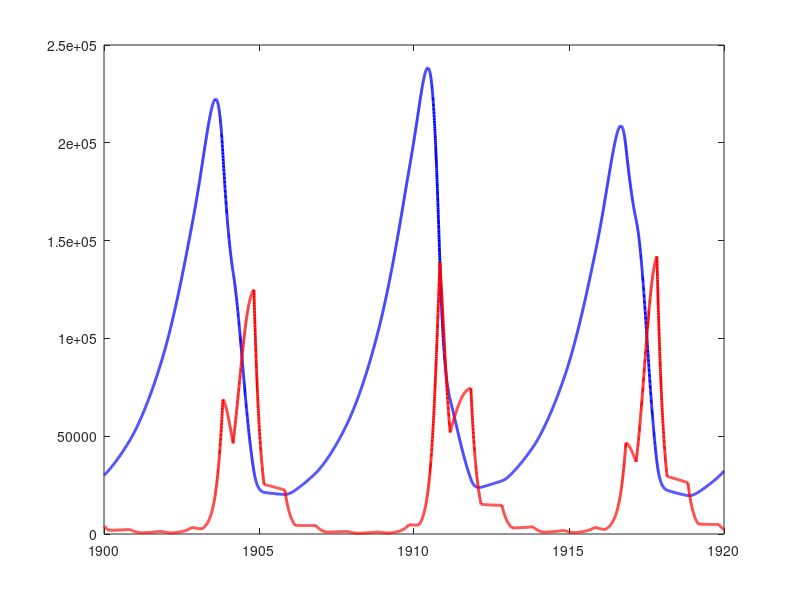

The MATLAB source for this figure: (Note: this script raises an error after producing the figure.)
clear; clf;
dayVec = [];
%################
%%% Variables %%%
%################
rPop = 30000; % rabbit starting/current population
fPop = 4000; % fox starting/current population  
totalPop = (fPop + rPop);

%%% RABBITS %%%
a = 0.0069 / 4; % growth rate
b = 0.011 / 4 / totalPop; % death rate due to foxes
rVec = []; % for plotting

%%% FOXES %%%
g = 0.008 / 4; % starve rate 
d = 0.01 / 4 / totalPop; % growth rate
h = 0.013; % hunted rate (only nov->feb) [with margin it is 1%]
fVec = []; % for plotting

%%% WORLD %%%
endingTime = 365*20; % how many years
dayN = 1;
dayV = [];

%################
%%% Simulation %%
%################

for day = 1:endingTime
    % updating vectors
    rVec = [rVec, rPop];
    fVec = [fVec, fPop];
    
    % goes through equations
    rChange = round((a * rPop) - (b * fPop * rPop));
    
    %%% Accounts for fox hunting when necessary
    if (dayN >= 305) || (dayN <= 59)
        fChange = round((-g * fPop) + (d * fPop * rPop) - (h * fPop));
    else
        fChange = round(((-g * fPop) + (d * fPop * rPop)));
    endif
    
    %%% resets days if needed 
    if (dayN >= 365)
        dayN = 1;
    elseif (dayN >= 1)
        dayN = dayN + 1;
    endif
    
    %%% adds population changes to final population
    rPop += rChange;
    fPop += fChange; 
    
    %%% checks for extinct
    if (rPop <= 50) 
        rPop = 0;
        error("rabbits went extinct");
    endif
    if (fPop <= 50)
        fPop = 0;
        error("foxes went extinct");
    endif
endfor

dayV = [1900:1920];
yearsv = [(1:endingTime)/365] + 1900;
%%% Plotting
plot(yearsv,rVec, "linewidth", 2, "color", "b");
hold on;
plot(yearsv,fVec, "linewidth", 2, "color", "r");

%%% normal data %%%
data = csvread("data_1900_1920.m", 1,0);

realrPop = data(:,2) * 1000;
realfPop = data(:,3) * 1000;

plot(dayV, realrPop, "linewidth", 1, "color", "b", "--"); 
plot(dayV, realfPop, "linewidth", 1, "color", "r", "--");

%%% Formatting
legend("Rabbit Population", "Fox Population", "R-rabbit", "R-fox");
xlabel("Year"); ylabel("Population");
title("Predator-Prey relationship with Foxes and Rabbits");

%###########################
%%% Displaying Variables %%%
%###########################

%%% Animal Rates %%%
disp("%%% Animal Rates %%%")
fprintf("Rabbit birth rate: %d\n", a);
fprintf("Rabbit death rate: %d\n", b);
fprintf("Fox birth rate: %d\n", g);
fprintf("Fox death rate: %d\n", d);
disp(" ");

%%% Initial Populations %%%
disp("%%% Initial Population %%%");
fprintf("Initial number of rabbits: %i \n", rVec(1));
fprintf("Initial number of foxes: %i \n", fVec(1));
disp(" ");

%%% Model Stats %%%
disp("%%% Model Statistics %%%");
fprintf("Days plotted: %i \n", endingTime);
fprintf("Average Rabbit Population: %i \n", round(mean(rVec)));
fprintf("Average Fox Population: %i \n", round(mean(fVec)));
disp(" ");
